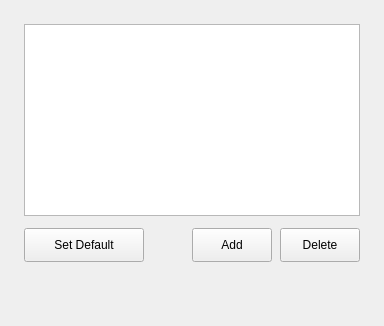
              <widget class="QWidget" name="multimedia_tab">
               <attribute name="title">
                <string>Multimedia</string>
               </attribute>
               <layout class="QVBoxLayout" name="verticalLayout_16">
                <property name="spacing">
                 <number>16</number>
                </property>
                <property name="leftMargin">
                 <number>24</number>
                </property>
                <property name="topMargin">
                 <number>24</number>
                </property>
                <property name="rightMargin">
                 <number>24</number>
                </property>
                <property name="bottomMargin">
                 <number>24</number>
                </property>
                <item>
                 <layout class="QVBoxLayout" name="multimedia_layout">
                  <property name="spacing">
                   <number>12</number>
                  </property>
                  <item>
                   <widget class="QListWidget" name="multimedia_list"/>
                  </item>
                  <item>
                   <layout class="QHBoxLayout" name="multimedia_button_layout">
                    <property name="spacing">
                     <number>8</number>
                    </property>
                    <item>
                     <widget class="QPushButton" name="set_default_multimedia_button">
                      <property name="minimumSize">
                       <size>
                        <width>120</width>
                        <height>34</height>
                       </size>
                      </property>
                      <property name="text">
                       <string>Set Default</string>
                      </property>
                     </widget>
                    </item>
                    <item>
                     <spacer name="multimedia_spacer">
                      <property name="orientation">
                       <enum>Qt::Orientation::Horizontal</enum>
                      </property>
                      <property name="sizeHint" stdset="0">
                       <size>
                        <width>40</width>
                        <height>20</height>
                       </size>
                      </property>
                     </spacer>
                    </item>
                    <item>
                     <widget class="QPushButton" name="multimedia_add_button">
                      <property name="minimumSize">
                       <size>
                        <width>80</width>
                        <height>34</height>
                       </size>
                      </property>
                      <property name="text">
                       <string>Add</string>
                      </property>
                     </widget>
                    </item>
                    <item>
                     <widget class="QPushButton" name="delete_multimedia_button">
                      <property name="minimumSize">
                       <size>
                        <width>80</width>
                        <height>34</height>
                       </size>
                      </property>
                      <property name="text">
                       <string>Delete</string>
                      </property>
                     </widget>
                    </item>
                   </layout>
                  </item>
                 </layout>
                </item>
                <item>
                 <spacer name="multimedia_bottom_spacer">
                  <property name="orientation">
                   <enum>Qt::Orientation::Vertical</enum>
                  </property>
                  <property name="sizeHint" stdset="0">
                   <size>
                    <width>20</width>
                    <height>40</height>
                   </size>
                  </property>
                 </spacer>
                </item>
               </layout>
              </widget>
